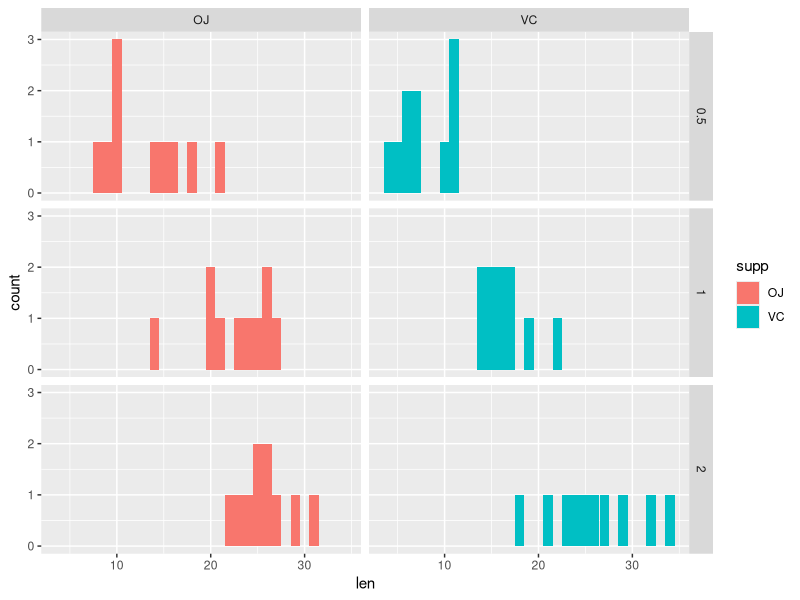
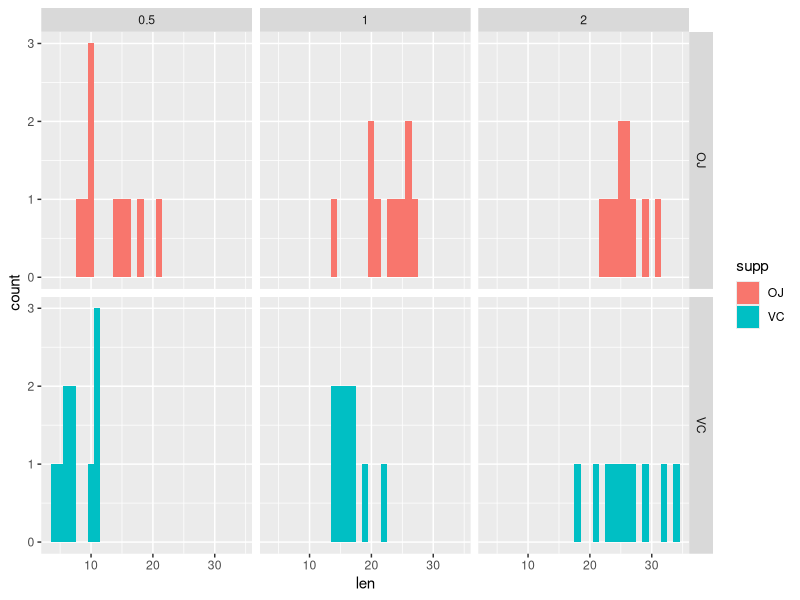

Write the R code that produced these figures, in order. (Note: this script raises an error after producing the figures.)
## ---- chunk 1
data(ToothGrowth)
str(ToothGrowth)
summary(ToothGrowth)
head(ToothGrowth)
## ---- chunk 2
ToothGrowth$dose <-as.factor(ToothGrowth$dose)
## ---- chunk 3
library(ggplot2)
ggplot(ToothGrowth) +
    geom_histogram(binwidth = 1, aes(x = len, fill = supp)) + 
    facet_grid(dose ~ supp)
## ---- chunk 4
library(ggplot2)
ggplot(ToothGrowth) +
    geom_histogram(binwidth = 1, aes(x = len, fill = supp)) + 
    facet_grid(supp ~ dose)
## ---- chunk 5
stat_by_supp <- sapply(unique(ToothGrowth$dose), function(d) {
    stat <- t.test(len ~ supp, paired = F, var.equal = F, 
                   data = ToothGrowth[ToothGrowth$dose == d,])
    stat$dose <- as.character(d)
    stat$conf.int_min <- stat$conf.int[1]
    stat$conf.int_max <- stat$conf.int[2]
    stat
})
t(stat_by_supp)[, c(10, 1:3, 11, 12)]
## ---- chunk 6
dose_combn <- combn(as.character(unique(ToothGrowth$dose)), 2)
statf <- function(st, f, s) {
    dose_pair <- c(f, s) 
    stat <- t.test(len ~ dose, paired = F, var.equal = F, 
                   data = ToothGrowth[ToothGrowth$dose %in% dose_pair & ToothGrowth$supp == st,])
    stat$conf.int_min <- stat$conf.int[1]
    stat$conf.int_max <- stat$conf.int[2]    
    stat$dose.first <- dose_pair[1]   
    stat$dose.second <- dose_pair[2]
    stat
}
stat_by_dose_oj <- mapply(function(f, s) statf("OJ", f, s), dose_combn[1, ], dose_combn[2, ])
colnames(stat_by_dose_oj) <- c()
t(stat_by_dose_oj)[, c(12, 13, 1:3, 10, 11)]
## ---- chunk 7
stat_by_dose_vc <- mapply(function(f, s) statf("VC", f, s), 
                          dose_combn[1, ], dose_combn[2, ])
colnames(stat_by_dose_vc) <- c()
t(stat_by_dose_vc)[, c(12, 13, 1:3, 10, 11)]
